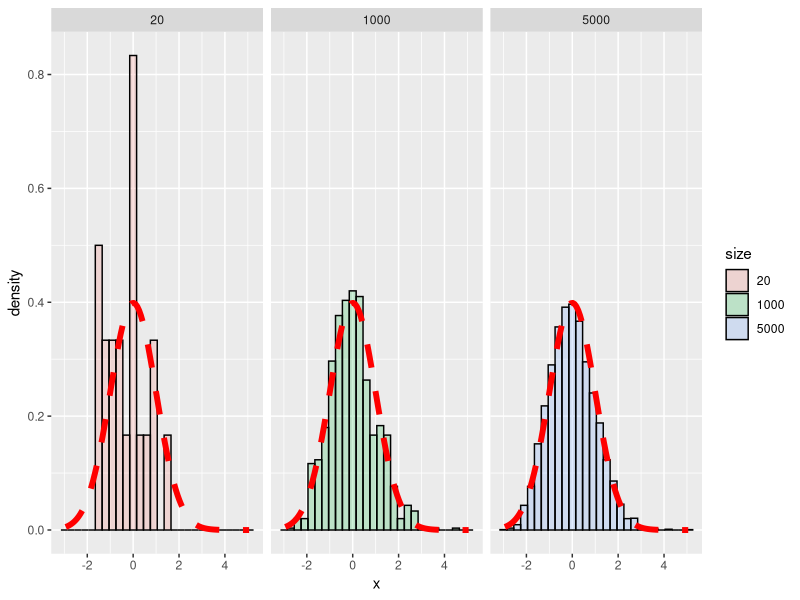
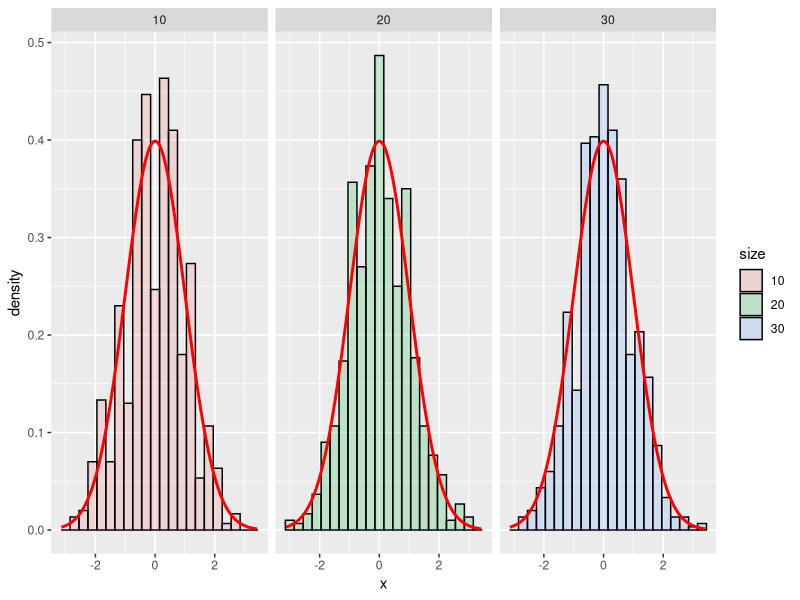

These charts were generated, in order, by the following R code:
nosim <- c(20,1000, 5000)
lambda <-0.2
cfunc <- function(x, n) {sqrt(n)*(mean(x)-1/lambda)*lambda}
# m1<- matrix(rexp(nosim*10,lambda), nosim)
# hist(apply(m1, 1, cfunc, 10))

set.seed(100)
dat <- data.frame(
  
  x = c(apply(matrix(rexp(nosim[1]*40,lambda), nosim[1]), 1, cfunc, 40),
        apply(matrix(rexp(nosim[2]*40,lambda), nosim[2]), 1, cfunc, 40),
        apply(matrix(rexp(nosim[3]*40,lambda), nosim[3]), 1, cfunc, 40)
        ),
  # size = factor(rep(nosim, rep(nosim, 3))))
  size = factor(unlist(sapply(nosim, function(x) {rep(x,x)}))))
  
library(ggplot2)
g <- ggplot(dat, aes(x = x, fill = size)) + geom_histogram(alpha = .20, binwidth=.3, colour = "black", aes(y = ..density..)) 
g <- g + stat_function(fun = dnorm, size = 2, lty=2, col = "red")
g + facet_grid(. ~ size)

####
nosim <- 1000
cfunc <- function(x, n) sqrt(n) * (mean(x) - 3.5) / 1.71
dat <- data.frame(
  x = c(apply(matrix(sample(1 : 6, nosim * 10, replace = TRUE), 
                     nosim), 1, cfunc, 10),
        apply(matrix(sample(1 : 6, nosim * 20, replace = TRUE), 
                     nosim), 1, cfunc, 20),
        apply(matrix(sample(1 : 6, nosim * 30, replace = TRUE), 
                     nosim), 1, cfunc, 30)
        ),
  size = factor(rep(c(10, 20, 30), rep(nosim, 3))))
library(ggplot2)
g <- ggplot(dat, aes(x = x, fill = size)) 
g <- g+ geom_histogram(alpha = .20, binwidth=.3, colour = "black", aes(y = ..density..)) 
g <- g + stat_function(fun = dnorm, size = 1, col="red")
g + facet_grid(. ~ size)
#########


########
n <- 100
pvals <- seq(0.1, 0.9, by = 0.05)
nosim <- 1000
coverage2 <- sapply(pvals, function(p) {
  rbinom(nosim, prob = p, size = n)/n
 

})